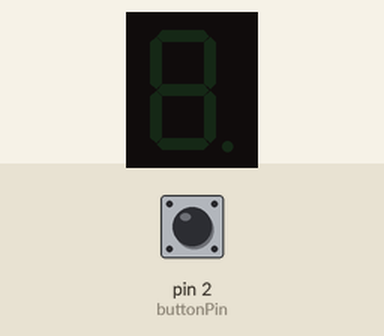
This sketch was run on a simulated Arduino Uno, built with avr-gcc and run on an emulated ATmega328P. Shown: 1-digit seven-segment display. Wiring (inferred from the names in the program): 1-digit 7-segment display, segments lit when HIGH: segments pin 7, pin 6, pin 5, pin 11, pin 10, pin 8, pin 9, pin 4. The test bench sets the inputs (shaded band); at power-on: pin 2 (buttonPin) LOW. The segment pins are drawn as the display they are named for.

Above: at 1.2 s.
1.3 s: pin 2 (buttonPin) pulled HIGH for 0.15 s
At 2.3 s:
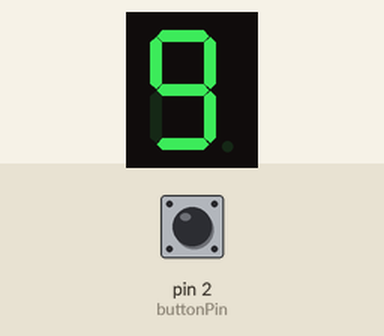
2.9 s: pin 2 (buttonPin) pulled HIGH for 1 s
At 3.5 s:
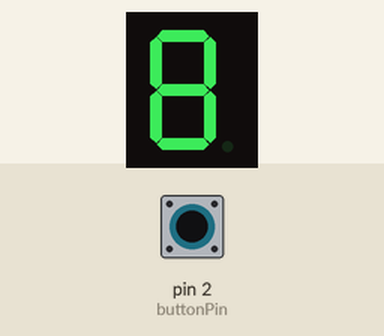
5.4 s: pin 2 (buttonPin) pulled HIGH for 0.15 s
At 6.6 s:
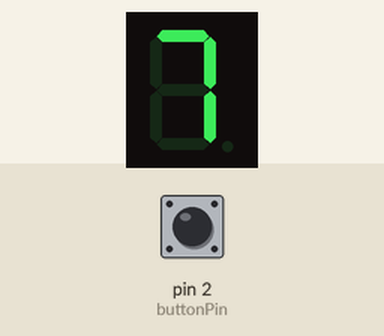
7.0 s: pin 2 (buttonPin) pulled HIGH for 3.2 s
At 7.8 s:
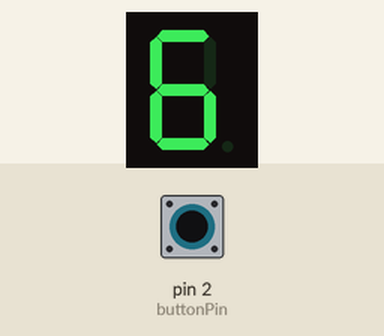
11.7 s: pin 2 (buttonPin) pulled HIGH for 0.15 s
At 12.6 s:
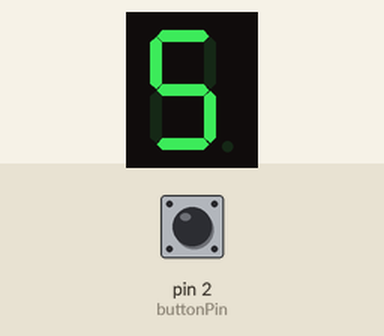
13.3 s: pin 2 (buttonPin) pulled HIGH for 1 s
At 13.8 s:
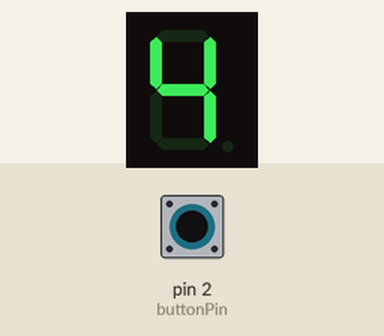
Timing chart, 0 to 16.3 s (numbered marks = the images above; inputs shaded):
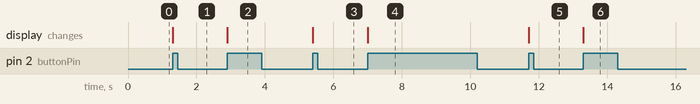

The sketch:

countdown.ino
```cpp
#define SEGMENT_ON HIGH
#define SEGMENT_OFF LOW

const int buttonPin = 2;

const int segDP =  4;
const int segC =  5;
const int segB =  6;
const int segA =  7;
const int segF =  8;
const int segG =  9;
const int segE =  10;
const int segD =  11;

int previousButtonState = 0;
int buttonState = 0;
int cpt = 9;

void setup() {
  pinMode(segA, OUTPUT);
  pinMode(segB, OUTPUT);
  pinMode(segC, OUTPUT);
  pinMode(segD, OUTPUT);
  pinMode(segE, OUTPUT);
  pinMode(segF, OUTPUT);
  pinMode(segG, OUTPUT);
  pinMode(segDP, OUTPUT);

  pinMode(buttonPin, INPUT);
}

void loop() {
  buttonState = digitalRead(buttonPin);

  // Pressed
  if (buttonState == HIGH) {
    if (buttonState != previousButtonState) {
      displayNumber(cpt);
      cpt--;
      if (cpt == -1)
        cpt = 9;
    }

    previousButtonState = buttonState;

  // Released
  } else {
    previousButtonState = buttonState;
  }
}

void allLedDown() {
  digitalWrite(segDP, LOW);
  digitalWrite(segA, LOW);
  digitalWrite(segB, LOW);
  digitalWrite(segC, LOW);
  digitalWrite(segD, LOW);
  digitalWrite(segE, LOW);
  digitalWrite(segF, LOW);
  digitalWrite(segG, LOW);
}

void displayNumber(int number) {
  Serial.print("NUMBER: ");
  Serial.println(number);

  switch (number) {
    case 0:
      digitalWrite(segA, SEGMENT_ON);
      digitalWrite(segB, SEGMENT_ON);
      digitalWrite(segC, SEGMENT_ON);
      digitalWrite(segD, SEGMENT_ON);
      digitalWrite(segE, SEGMENT_ON);
      digitalWrite(segF, SEGMENT_ON);
      digitalWrite(segG, SEGMENT_OFF);
    break;

    case 1:
      digitalWrite(segA, SEGMENT_OFF);
      digitalWrite(segB, SEGMENT_ON);
      digitalWrite(segC, SEGMENT_ON);
      digitalWrite(segD, SEGMENT_OFF);
      digitalWrite(segE, SEGMENT_OFF);
      digitalWrite(segF, SEGMENT_OFF);
      digitalWrite(segG, SEGMENT_OFF);
    break;

    case 2:
      digitalWrite(segA, SEGMENT_ON);
      digitalWrite(segB, SEGMENT_ON);
      digitalWrite(segC, SEGMENT_OFF);
      digitalWrite(segD, SEGMENT_ON);
      digitalWrite(segE, SEGMENT_ON);
      digitalWrite(segF, SEGMENT_OFF);
      digitalWrite(segG, SEGMENT_ON);
    break;

    case 3:
      digitalWrite(segA, SEGMENT_ON);
      digitalWrite(segB, SEGMENT_ON);
      digitalWrite(segC, SEGMENT_ON);
      digitalWrite(segD, SEGMENT_ON);
      digitalWrite(segE, SEGMENT_OFF);
      digitalWrite(segF, SEGMENT_OFF);
      digitalWrite(segG, SEGMENT_ON);
    break;

    case 4:
      digitalWrite(segA, SEGMENT_OFF);
      digitalWrite(segB, SEGMENT_ON);
      digitalWrite(segC, SEGMENT_ON);
      digitalWrite(segD, SEGMENT_OFF);
      digitalWrite(segE, SEGMENT_OFF);
      digitalWrite(segF, SEGMENT_ON);
      digitalWrite(segG, SEGMENT_ON);
    break;

    case 5:
      digitalWrite(segA, SEGMENT_ON);
      digitalWrite(segB, SEGMENT_OFF);
      digitalWrite(segC, SEGMENT_ON);
      digitalWrite(segD, SEGMENT_ON);
      digitalWrite(segE, SEGMENT_OFF);
      digitalWrite(segF, SEGMENT_ON);
      digitalWrite(segG, SEGMENT_ON);
    break;

    case 6:
      digitalWrite(segA, SEGMENT_ON);
      digitalWrite(segB, SEGMENT_OFF);
      digitalWrite(segC, SEGMENT_ON);
      digitalWrite(segD, SEGMENT_ON);
      digitalWrite(segE, SEGMENT_ON);
      digitalWrite(segF, SEGMENT_ON);
      digitalWrite(segG, SEGMENT_ON);
    break;

    case 7:
      digitalWrite(segA, SEGMENT_ON);
      digitalWrite(segB, SEGMENT_ON);
      digitalWrite(segC, SEGMENT_ON);
      digitalWrite(segD, SEGMENT_OFF);
      digitalWrite(segE, SEGMENT_OFF);
      digitalWrite(segF, SEGMENT_OFF);
      digitalWrite(segG, SEGMENT_OFF);
    break;

    case 8:
      digitalWrite(segA, SEGMENT_ON);
      digitalWrite(segB, SEGMENT_ON);
      digitalWrite(segC, SEGMENT_ON);
      digitalWrite(segD, SEGMENT_ON);
      digitalWrite(segE, SEGMENT_ON);
      digitalWrite(segF, SEGMENT_ON);
      digitalWrite(segG, SEGMENT_ON);
    break;

    case 9:
      digitalWrite(segA, SEGMENT_ON);
      digitalWrite(segB, SEGMENT_ON);
      digitalWrite(segC, SEGMENT_ON);
      digitalWrite(segD, SEGMENT_ON);
      digitalWrite(segE, SEGMENT_OFF);
      digitalWrite(segF, SEGMENT_ON);
      digitalWrite(segG, SEGMENT_ON);
    break;

    default:
      allLedDown();
    break;
  }
}
```

Measured:
- after the input at 1.3 s, the display: changes at once (image 1)
- after the input at 2.9 s, the display: changes at once (image 2)
- after the input at 5.4 s, the display: changes at once (image 3)
- after the input at 7.0 s, the display: changes at once (image 4)
- after the input at 11.7 s, the display: changes at once (image 5)
- after the input at 13.3 s, the display: changes at once (image 6)
